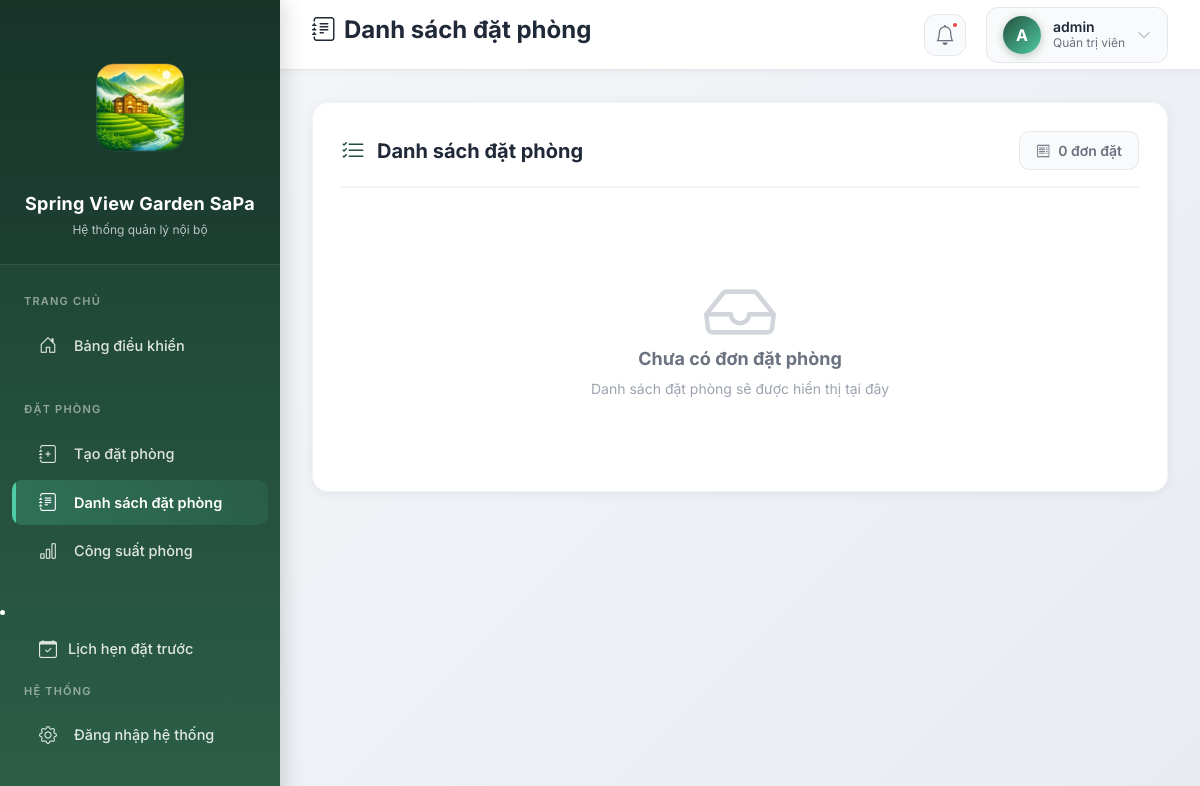
Before: /dat-phong/danh-sach/ (signed in) with the older database file.
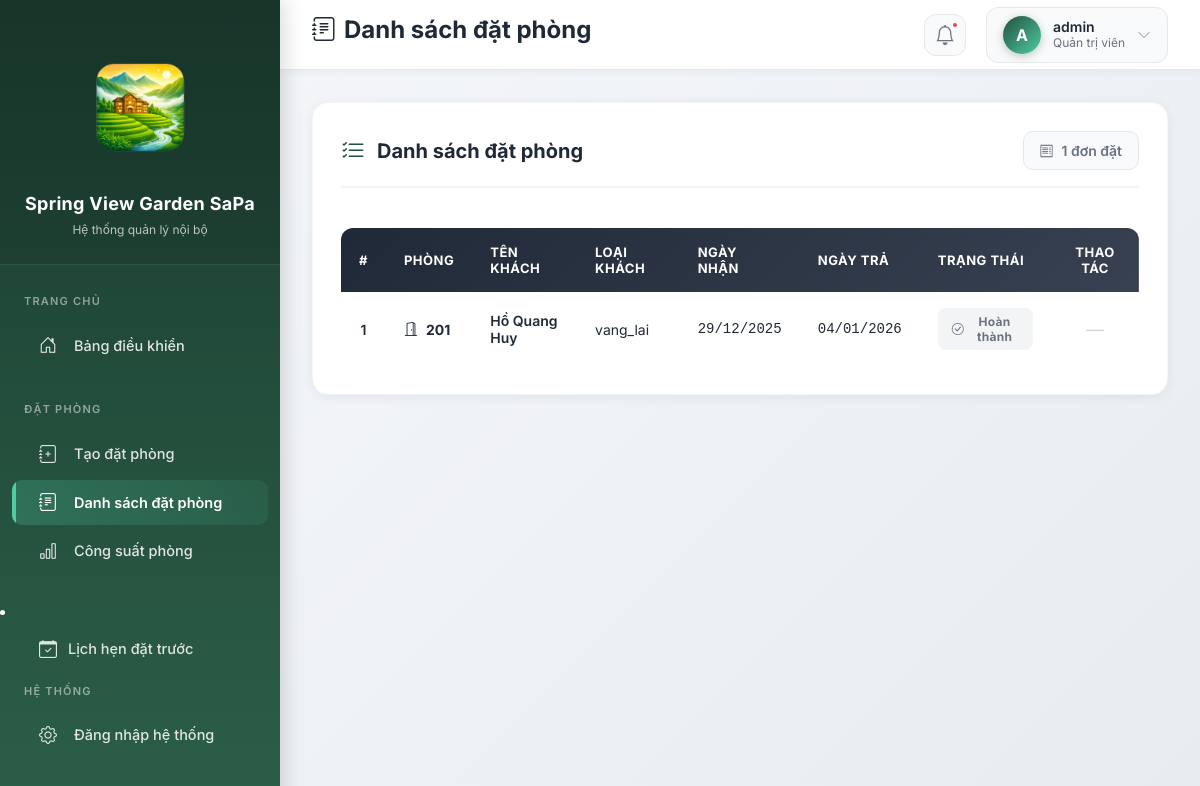
After: the same page with the newer database file.
### dat_phong/models.py (models this page shows, shortened)
class DatPhong(models.Model):
    LOAI_KHACH_CHOICES = [
        ('vang_lai', 'Vãng lai'),
        ('tour', 'Khách tour đoàn'),
        ('booking', 'Booking'),
        ('agoda', 'Agoda'),
        ('traveloka', 'Traveloka'),
    ]
    ma_khach = models.CharField(
        max_length=10,
        unique=True,
        editable=False,
        null=True,
        blank=True,
        verbose_name="Mã khách"
    )
    phong = models.ForeignKey(
        Phong,
        on_delete=models.PROTECT,
        verbose_name="Phòng"
    )
    ten_khach = models.CharField(
        max_length=100,
        verbose_name="Tên khách"
    )
    loai_khach = models.CharField(
        max_length=20,
        choices=LOAI_KHACH_CHOICES,
        verbose_name="Loại khách"
    )
    ngay_nhan = models.DateField(
        verbose_name="Ngày nhận phòng"
    )
    ngay_tra_du_kien = models.DateField(
        verbose_name="Ngày trả dự kiến"
    )
    ngay_tra = models.DateField(
        null=True,
        blank=True,
        verbose_name="Ngày trả phòng"
    )
    dang_o = models.BooleanField(
        default=True,
        verbose_name="Đang ở"
    )
    class Meta:
        ordering = ['-dang_o', '-ngay_nhan']

### khach_san/models.py (models this page shows, shortened)
class Phong(models.Model):
    TRANG_THAI_CHOICES = [
        ('trong', 'Trống'),
        ('dang_thue', 'Đang thuê'),
        ('dang_bao_tri', 'Đang bảo trì'),
    ]
    ma_phong = models.CharField(max_length=10, unique=True)
    loai_phong = models.ForeignKey(LoaiPhong, on_delete=models.PROTECT)
    trang_thai = models.CharField(
        max_length=20,
        choices=TRANG_THAI_CHOICES,
        default='trong'
    )

### dat_phong/views.py (the view)
# urls.py: path('danh-sach/', views.danh_sach_dat_phong, name='danh_sach_dat_phong'),
@staff_member_required
def danh_sach_dat_phong(request):
    danh_sach = DatPhong.objects.select_related('phong') \
        .order_by('-dang_o', '-ngay_nhan')
    return render(request, 'dat_phong/danh_sach_dat_phong.html', {
        'danh_sach': danh_sach
    })

### templates/dat_phong/danh_sach_dat_phong.html (shortened to what this page needs)
<html>
 <head>
  <script src="https://cdn.tailwindcss.com" type="text/javascript"></script>
 </head>
 <body>
  {% extends 'base.html' %} {% block page_title %} <i class="bi bi-journal-text me-2"></i>Danh sách đặt phòng {% endblock %}  {% block content %}
  <div class="table-container">
   <div class="table-header">
    <div class="table-title"><i class="bi bi-list-check"></i>
     <h3>Danh sách đặt phòng</h3>
    </div>
    <div class="table-count"><i class="bi bi-receipt me-2"></i>{{ danh_sach|length }} đơn đặt
    </div>
   </div> {% if danh_sach %}
   <div style="overflow-x: auto;">
    <table class="booking-table">
     <thead>
      <tr>
       <th>#</th>
       <th>Phòng</th>
       <th>Tên khách</th>
       <th>Loại khách</th>
       <th>Ngày nhận</th>
       <th>Ngày trả</th>
       <th>Trạng thái</th>
       <th>Thao tác</th>
      </tr>
     </thead>
     <tbody>
      {% for dp in danh_sach %}
      <tr>
       <td class="cell-number">{{ forloop.counter }}</td>
       <td class="cell-room"><i class="bi bi-door-open me-2"></i>{{ dp.phong.ma_phong }}</td>
       <td class="cell-guest">{{ dp.ten_khach }}</td>
       <td class="cell-type">{{ dp.loai_khach }}</td>
       <td class="cell-date">{{ dp.ngay_nhan|date:"d/m/Y" }}</td>
       <td class="cell-date">{% if dp.ngay_tra %} {{ dp.ngay_tra|date:"d/m/Y" }} {% else %} <span style="color: #d1d5db;">—</span> {% endif %}</td>
       <td class="cell-status">{% if dp.dang_o %} <span class="status-badge active"> <i class="bi bi-circle-fill" style="font-size: 8px;"></i> Đang ở </span> {% else %} <span class="status-badge completed"> <i class="bi bi-check-circle" style="font-size: 12px;"></i> Hoàn thành </span> {% endif %}</td>
       <td class="cell-action">{% if user.is_superuser %} {% if dp.dang_o %} <a href="{% url 'dat_phong:check_out' dp.id %}" class="btn-checkout"> <i class="bi bi-box-arrow-right"></i> Check-out </a> {% else %} <span class="action-disabled">—</span> {% endif %} {% else %} <span class="action-disabled">—</span> {% endif %}</td>
      </tr> {% endfor %}
     </tbody>
    </table>
   </div> {% else %}
   <div class="empty-state"><i class="bi bi-inbox"></i>
    <h5>Chưa có đơn đặt phòng</h5>
    <p>Danh sách đặt phòng sẽ được hiển thị tại đây</p>
   </div> {% endif %}
  </div> {% endblock %}

Changed rows visible on the page:
added DatPhong: phong.ma_phong "201", ten_khach "Hồ Quang Huy", loai_khach "vang_lai", ngay_nhan "29/12/2025", ngay_tra "04/01/2026", dang_o False (drawn)
Other visible differences:
{{ danh_sach|length }}: "0" → "1"
text no longer shown: "Chưa có đơn đặt phòng Danh sách đặt phòng sẽ được hiển thị tại đây"
text now shown: "# PHÒNG TÊN KHÁCH LOẠI KHÁCH NGÀY NHẬN NGÀY TRẢ TRẠNG THÁI THAO TÁC"
